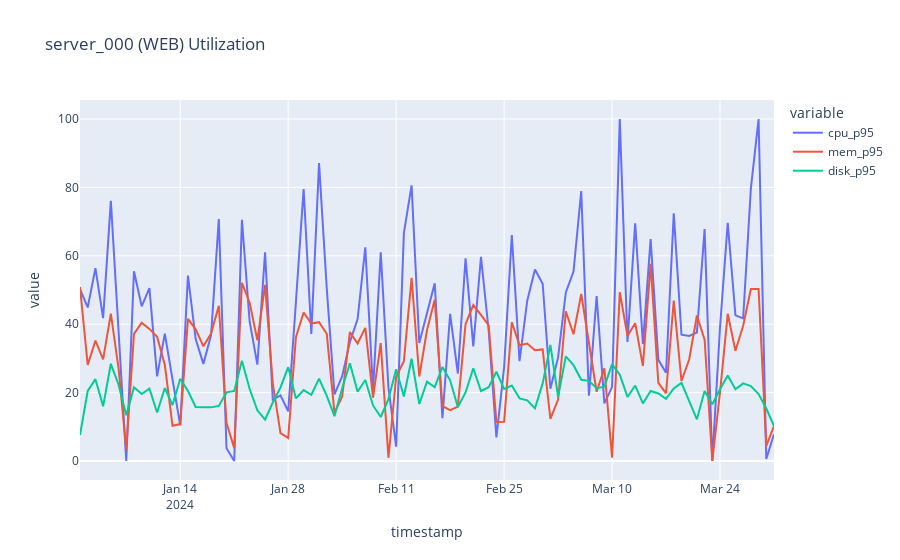

The notebook cell saved with this chart:
### Code cell
# Step 2_8: Quick inspection plots (FIXED)
# Get first server from our generated data
first_server_id = list(archetype_assignments.keys())[0]
first_archetype = archetype_assignments[first_server_id]

server_sample = df[df['server_id'] == first_server_id].copy()

fig = px.line(
    server_sample,
    x=server_sample.index,
    y=['cpu_p95', 'mem_p95', 'disk_p95'],
    title=f"{first_server_id} ({first_archetype.upper()}) Utilization"
)
fig.show()

# Archetype comparison (average CPU by type)
print("\nAverage P95 Utilization by Archetype:")
archetype_stats = df.groupby('server_type')[['cpu_p95', 'mem_p95', 'disk_p95']].mean()
display(archetype_stats)

archetype_stats[['cpu_p95', 'mem_p95']].plot(kind='bar', figsize=(9,5))
plt.title("Average P95 Utilization by Archetype")
plt.ylabel("Utilization %")
plt.xticks(rotation=45)
plt.tight_layout()
plt.show()
